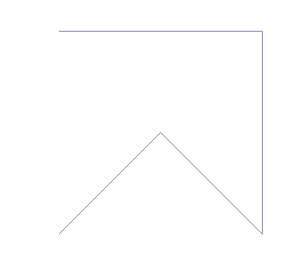

Recreate this plot in Python.
import shapefile 
e=shapefile.Writer() 
e.shapeType 
e.field("kolom1","C") 
e.field("kolom2","C") 
e.record("ngek","satu") 

e.line(parts=[[[1,5],[5,5],[5,1],[3,3],[1,1]]]) 
e.save("emping") 